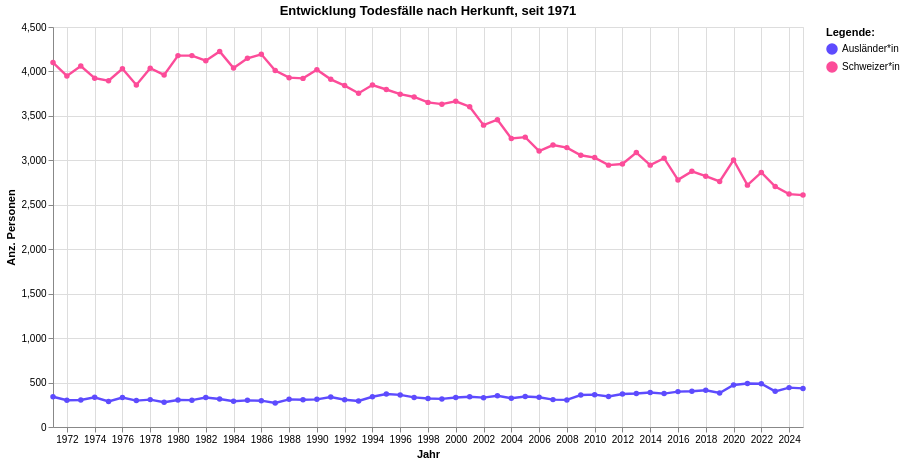

The code cell stored with this chart in its notebook:
### Code cell
grafik1 = mypy_dv.plot_altair_multiline_highlight(
    data = myAgg1.reset_index().sort_values('HerkunftCd', ascending=True)
    ,x = 'StichtagDatJahr:T'
    ,y = 'sum_AnzSterWir:Q'
    ,x_beschriftung = 'Jahr'
    , y_beschriftung = 'Anz. Personen'
    ,category = "HerkunftLang:N"
    ,category_beschriftung= 'Legende:'
    ,warning_status = "ignore" #always or ignore
    , custom_palette=[zuericolors_qual12br[0], zuericolors_qual12br[4]]
    ,myTitle="Entwicklung Todesfälle nach Herkunft, seit "+data_min_date
)
grafik1

### Figure 1 — Vega-Lite specification as saved in the notebook (floating-point values rounded to 4 significant figures)
{"config": {"view": {"continuousWidth": 300, "continuousHeight": 300}}, "layer": [{"mark": {"type": "circle"}, "encoding": {"color": {"field": "HerkunftLang", "legend": {"orient": "right", "title": "Legende:"}, "scale": {"range": ["#5D4BFE", "#FC4C99"]}, "type": "nominal"}, "opacity": {"value": 1.3}, "tooltip": [{"field": "StichtagDatJahr", "type": "temporal"}, {"field": "HerkunftLang", "type": "nominal"}, {"field": "sum_AnzSterWir", "type": "quantitative"}], "x": {"axis": {"title": "Jahr"}, "field": "StichtagDatJahr", "type": "temporal"}, "y": {"axis": {"title": "Anz. Personen"}, "field": "sum_AnzSterWir", "type": "quantitative"}}, "name": "view_8", "title": "Entwicklung Todesfälle nach Herkunft, seit 1971"}, {"mark": {"type": "line"}, "encoding": {"color": {"field": "HerkunftLang", "legend": {"orient": "right", "title": "Legende:"}, "scale": {"range": ["#5D4BFE", "#FC4C99"]}, "type": "nominal"}, "strokeWidth": {"condition": {"test": {"not": {"param": "param_8"}}, "value": 1.2}, "value": 2.4}, "tooltip": [{"field": "StichtagDatJahr", "type": "temporal"}, {"field": "HerkunftLang", "type": "nominal"}, {"field": "sum_AnzSterWir", "type": "quantitative"}], "x": {"axis": {"title": "Jahr"}, "field": "StichtagDatJahr", "type": "temporal"}, "y": {"axis": {"title": "Anz. Personen"}, "field": "sum_AnzSterWir", "type": "quantitative"}}, "title": "Entwicklung Todesfälle nach Herkunft, seit 1971"}], "data": {"name": "data-4e9b5894c51f144495c2bc89da8b1de2"}, "height": 400, "params": [{"name": "param_8", "select": {"type": "point", "fields": ["HerkunftLang:N"], "nearest": true, "on": "pointerover"}, "views": ["view_8"]}], "width": 750, "$schema": "https://vega.github.io/schema/vega-lite/v5.8.0.json", "datasets": {"data-4e9b5894c51f144495c2bc89da8b1de2": [{"StichtagDatJahr": "1971-01-01T00:00:00", "HerkunftCd": 1, "HerkunftLang": "Schweizer*in", "sum_AnzSterWir": 4100}, {"StichtagDatJahr": "1988-01-01T00:00:00", "HerkunftCd": 1, "HerkunftLang": "Schweizer*in", "sum_AnzSterWir": 3930}, {"StichtagDatJahr": "2016-01-01T00:00:00", "HerkunftCd": 1, "HerkunftLang": "Schweizer*in", "sum_AnzSterWir": 2780}, {"StichtagDatJahr": "2015-01-01T00:00:00", "HerkunftCd": 1, "HerkunftLang": "Schweizer*in", "sum_AnzSterWir": 3024}, {"StichtagDatJahr": "1990-01-01T00:00:00", "HerkunftCd": 1, "HerkunftLang": "Schweizer*in", "sum_AnzSterWir": 4019}, {"StichtagDatJahr": "1991-01-01T00:00:00", "HerkunftCd": 1, "HerkunftLang": "Schweizer*in", "sum_AnzSterWir": 3911}, {"StichtagDatJahr": "1992-01-01T00:00:00", "HerkunftCd": 1, "HerkunftLang": "Schweizer*in", "sum_AnzSterWir": 3841}, {"StichtagDatJahr": "2014-01-01T00:00:00", "HerkunftCd": 1, "HerkunftLang": "Schweizer*in", "sum_AnzSterWir": 2946}, {"StichtagDatJahr": "1993-01-01T00:00:00", "HerkunftCd": 1, "HerkunftLang": "Schweizer*in", "sum_AnzSterWir": 3755}, {"StichtagDatJahr": "1994-01-01T00:00:00", "HerkunftCd": 1, "HerkunftLang": "Schweizer*in", "sum_AnzSterWir": 3847}, {"StichtagDatJahr": "2013-01-01T00:00:00", "HerkunftCd": 1, "HerkunftLang": "Schweizer*in", "sum_AnzSterWir": 3088}, {"StichtagDatJahr": "1995-01-01T00:00:00", "HerkunftCd": 1, "HerkunftLang": "Schweizer*in", "sum_AnzSterWir": 3797}, {"StichtagDatJahr": "2012-01-01T00:00:00", "HerkunftCd": 1, "HerkunftLang": "Schweizer*in", "sum_AnzSterWir": 2959}, {"StichtagDatJahr": "1996-01-01T00:00:00", "HerkunftCd": 1, "HerkunftLang": "Schweizer*in", "sum_AnzSterWir": 3744}, {"StichtagDatJahr": "1987-01-01T00:00:00", "HerkunftCd": 1, "HerkunftLang": "Schweizer*in", "sum_AnzSterWir": 4011}, {"StichtagDatJahr": "2011-01-01T00:00:00", "HerkunftCd": 1, "HerkunftLang": "Schweizer*in", "sum_AnzSterWir": 2946}, {"StichtagDatJahr": "2025-01-01T00:00:00", "HerkunftCd": 1, "HerkunftLang": "Schweizer*in", "sum_AnzSterWir": 2609}, {"StichtagDatJahr": "1998-01-01T00:00:00", "HerkunftCd": 1, "HerkunftLang": "Schweizer*in", "sum_AnzSterWir": 3652}, {"StichtagDatJahr": "1999-01-01T00:00:00", "HerkunftCd": 1, "HerkunftLang": "Schweizer*in", "sum_AnzSterWir": 3632}, {"StichtagDatJahr": "2000-01-01T00:00:00", "HerkunftCd": 1, "HerkunftLang": "Schweizer*in", "sum_AnzSterWir": 3664}, {"StichtagDatJahr": "2001-01-01T00:00:00", "HerkunftCd": 1, "HerkunftLang": "Schweizer*in", "sum_AnzSterWir": 3603}, {"StichtagDatJahr": "2010-01-01T00:00:00", "HerkunftCd": 1, "HerkunftLang": "Schweizer*in", "sum_AnzSterWir": 3031}, {"StichtagDatJahr": "2002-01-01T00:00:00", "HerkunftCd": 1, "HerkunftLang": "Schweizer*in", "sum_AnzSterWir": 3396}, {"StichtagDatJahr": "2003-01-01T00:00:00", "HerkunftCd": 1, "HerkunftLang": "Schweizer*in", "sum_AnzSterWir": 3457}, {"StichtagDatJahr": "2009-01-01T00:00:00", "HerkunftCd": 1, "HerkunftLang": "Schweizer*in", "sum_AnzSterWir": 3057}, {"StichtagDatJahr": "2004-01-01T00:00:00", "HerkunftCd": 1, "HerkunftLang": "Schweizer*in", "sum_AnzSterWir": 3245}, {"StichtagDatJahr": "2008-01-01T00:00:00", "HerkunftCd": 1, "HerkunftLang": "Schweizer*in", "sum_AnzSterWir": 3143}, {"StichtagDatJahr": "2005-01-01T00:00:00", "HerkunftCd": 1, "HerkunftLang": "Schweizer*in", "sum_AnzSterWir": 3261}, {"StichtagDatJahr": "2006-01-01T00:00:00", "HerkunftCd": 1, "HerkunftLang": "Schweizer*in", "sum_AnzSterWir": 3104}, {"StichtagDatJahr": "1997-01-01T00:00:00", "HerkunftCd": 1, "HerkunftLang": "Schweizer*in", "sum_AnzSterWir": 3713}, {"StichtagDatJahr": "2017-01-01T00:00:00", "HerkunftCd": 1, "HerkunftLang": "Schweizer*in", "sum_AnzSterWir": 2876}, {"StichtagDatJahr": "1989-01-01T00:00:00", "HerkunftCd": 1, "HerkunftLang": "Schweizer*in", "sum_AnzSterWir": 3922}, {"StichtagDatJahr": "2021-01-01T00:00:00", "HerkunftCd": 1, "HerkunftLang": "Schweizer*in", "sum_AnzSterWir": 2721}, {"StichtagDatJahr": "1972-01-01T00:00:00", "HerkunftCd": 1, "HerkunftLang": "Schweizer*in", "sum_AnzSterWir": 3949}, {"StichtagDatJahr": "2024-01-01T00:00:00", "HerkunftCd": 1, "HerkunftLang": "Schweizer*in", "sum_AnzSterWir": 2620}, {"StichtagDatJahr": "1973-01-01T00:00:00", "HerkunftCd": 1, "HerkunftLang": "Schweizer*in", "sum_AnzSterWir": 4061}, {"StichtagDatJahr": "1974-01-01T00:00:00", "HerkunftCd": 1, "HerkunftLang": "Schweizer*in", "sum_AnzSterWir": 3924}, {"StichtagDatJahr": "2023-01-01T00:00:00", "HerkunftCd": 1, "HerkunftLang": "Schweizer*in", "sum_AnzSterWir": 2705}, {"StichtagDatJahr": "1975-01-01T00:00:00", "HerkunftCd": 1, "HerkunftLang": "Schweizer*in", "sum_AnzSterWir": 3895}, {"StichtagDatJahr": "1976-01-01T00:00:00", "HerkunftCd": 1, "HerkunftLang": "Schweizer*in", "sum_AnzSterWir": 4030}, {"StichtagDatJahr": "2022-01-01T00:00:00", "HerkunftCd": 1, "HerkunftLang": "Schweizer*in", "sum_AnzSterWir": 2864}, {"StichtagDatJahr": "1977-01-01T00:00:00", "HerkunftCd": 1, "HerkunftLang": "Schweizer*in", "sum_AnzSterWir": 3848}, {"StichtagDatJahr": "1978-01-01T00:00:00", "HerkunftCd": 1, "HerkunftLang": "Schweizer*in", "sum_AnzSterWir": 4036}, {"StichtagDatJahr": "1986-01-01T00:00:00", "HerkunftCd": 1, "HerkunftLang": "Schweizer*in", "sum_AnzSterWir": 4193}, {"StichtagDatJahr": "1979-01-01T00:00:00", "HerkunftCd": 1, "HerkunftLang": "Schweizer*in", "sum_AnzSterWir": 3961}, {"StichtagDatJahr": "1980-01-01T00:00:00", "HerkunftCd": 1, "HerkunftLang": "Schweizer*in", "sum_AnzSterWir": 4178}, {"StichtagDatJahr": "2020-01-01T00:00:00", "HerkunftCd": 1, "HerkunftLang": "Schweizer*in", "sum_AnzSterWir": 3004}, {"StichtagDatJahr": "2007-01-01T00:00:00", "HerkunftCd": 1, "HerkunftLang": "Schweizer*in", "sum_AnzSterWir": 3172}, {"StichtagDatJahr": "2019-01-01T00:00:00", "HerkunftCd": 1, "HerkunftLang": "Schweizer*in", "sum_AnzSterWir": 2762}, {"StichtagDatJahr": "1982-01-01T00:00:00", "HerkunftCd": 1, "HerkunftLang": "Schweizer*in", "sum_AnzSterWir": 4121}, {"StichtagDatJahr": "1985-01-01T00:00:00", "HerkunftCd": 1, "HerkunftLang": "Schweizer*in", "sum_AnzSterWir": 4148}, {"StichtagDatJahr": "1983-01-01T00:00:00", "HerkunftCd": 1, "HerkunftLang": "Schweizer*in", "sum_AnzSterWir": 4225}, {"StichtagDatJahr": "1984-01-01T00:00:00", "HerkunftCd": 1, "HerkunftLang": "Schweizer*in", "sum_AnzSterWir": 4038}, {"StichtagDatJahr": "1981-01-01T00:00:00", "HerkunftCd": 1, "HerkunftLang": "Schweizer*in", "sum_AnzSterWir": 4178}, {"StichtagDatJahr": "2018-01-01T00:00:00", "HerkunftCd": 1, "HerkunftLang": "Schweizer*in", "sum_AnzSterWir": 2822}, {"StichtagDatJahr": "2013-01-01T00:00:00", "HerkunftCd": 2, "HerkunftLang": "Ausländer*in", "sum_AnzSterWir": 377}, {"StichtagDatJahr": "2024-01-01T00:00:00", "HerkunftCd": 2, "HerkunftLang": "Ausländer*in", "sum_AnzSterWir": 443}, {"StichtagDatJahr": "2016-01-01T00:00:00", "HerkunftCd": 2, "HerkunftLang": "Ausländer*in", "sum_AnzSterWir": 398}, {"StichtagDatJahr": "2008-01-01T00:00:00", "HerkunftCd": 2, "HerkunftLang": "Ausländer*in", "sum_AnzSterWir": 305}, {"StichtagDatJahr": "2023-01-01T00:00:00", "HerkunftCd": 2, "HerkunftLang": "Ausländer*in", "sum_AnzSterWir": 401}, {"StichtagDatJahr": "2007-01-01T00:00:00", "HerkunftCd": 2, "HerkunftLang": "Ausländer*in", "sum_AnzSterWir": 308}, {"StichtagDatJahr": "2009-01-01T00:00:00", "HerkunftCd": 2, "HerkunftLang": "Ausländer*in", "sum_AnzSterWir": 360}, {"StichtagDatJahr": "2022-01-01T00:00:00", "HerkunftCd": 2, "HerkunftLang": "Ausländer*in", "sum_AnzSterWir": 486}, {"StichtagDatJahr": "2010-01-01T00:00:00", "HerkunftCd": 2, "HerkunftLang": "Ausländer*in", "sum_AnzSterWir": 364}, {"StichtagDatJahr": "2018-01-01T00:00:00", "HerkunftCd": 2, "HerkunftLang": "Ausländer*in", "sum_AnzSterWir": 413}, {"StichtagDatJahr": "2011-01-01T00:00:00", "HerkunftCd": 2, "HerkunftLang": "Ausländer*in", "sum_AnzSterWir": 344}, {"StichtagDatJahr": "2014-01-01T00:00:00", "HerkunftCd": 2, "HerkunftLang": "Ausländer*in", "sum_AnzSterWir": 388}, {"StichtagDatJahr": "2021-01-01T00:00:00", "HerkunftCd": 2, "HerkunftLang": "Ausländer*in", "sum_AnzSterWir": 489}, {"StichtagDatJahr": "2019-01-01T00:00:00", "HerkunftCd": 2, "HerkunftLang": "Ausländer*in", "sum_AnzSterWir": 382}, {"StichtagDatJahr": "2012-01-01T00:00:00", "HerkunftCd": 2, "HerkunftLang": "Ausländer*in", "sum_AnzSterWir": 371}, {"StichtagDatJahr": "2020-01-01T00:00:00", "HerkunftCd": 2, "HerkunftLang": "Ausländer*in", "sum_AnzSterWir": 473}, {"StichtagDatJahr": "2015-01-01T00:00:00", "HerkunftCd": 2, "HerkunftLang": "Ausländer*in", "sum_AnzSterWir": 376}, {"StichtagDatJahr": "2017-01-01T00:00:00", "HerkunftCd": 2, "HerkunftLang": "Ausländer*in", "sum_AnzSterWir": 403}, {"StichtagDatJahr": "1998-01-01T00:00:00", "HerkunftCd": 2, "HerkunftLang": "Ausländer*in", "sum_AnzSterWir": 320}, {"StichtagDatJahr": "2005-01-01T00:00:00", "HerkunftCd": 2, "HerkunftLang": "Ausländer*in", "sum_AnzSterWir": 343}, {"StichtagDatJahr": "1984-01-01T00:00:00", "HerkunftCd": 2, "HerkunftLang": "Ausländer*in", "sum_AnzSterWir": 290}, {"StichtagDatJahr": "1983-01-01T00:00:00", "HerkunftCd": 2, "HerkunftLang": "Ausländer*in", "sum_AnzSterWir": 315}, {"StichtagDatJahr": "1982-01-01T00:00:00", "HerkunftCd": 2, "HerkunftLang": "Ausländer*in", "sum_AnzSterWir": 332}, {"StichtagDatJahr": "1981-01-01T00:00:00", "HerkunftCd": 2, "HerkunftLang": "Ausländer*in", "sum_AnzSterWir": 302}, {"StichtagDatJahr": "1980-01-01T00:00:00", "HerkunftCd": 2, "HerkunftLang": "Ausländer*in", "sum_AnzSterWir": 304}, {"StichtagDatJahr": "1979-01-01T00:00:00", "HerkunftCd": 2, "HerkunftLang": "Ausländer*in", "sum_AnzSterWir": 278}, {"StichtagDatJahr": "1985-01-01T00:00:00", "HerkunftCd": 2, "HerkunftLang": "Ausländer*in", "sum_AnzSterWir": 300}, {"StichtagDatJahr": "1978-01-01T00:00:00", "HerkunftCd": 2, "HerkunftLang": "Ausländer*in", "sum_AnzSterWir": 308}, {"StichtagDatJahr": "1976-01-01T00:00:00", "HerkunftCd": 2, "HerkunftLang": "Ausländer*in", "sum_AnzSterWir": 331}, {"StichtagDatJahr": "1975-01-01T00:00:00", "HerkunftCd": 2, "HerkunftLang": "Ausländer*in", "sum_AnzSterWir": 287}, {"StichtagDatJahr": "1974-01-01T00:00:00", "HerkunftCd": 2, "HerkunftLang": "Ausländer*in", "sum_AnzSterWir": 334}, {"StichtagDatJahr": "1973-01-01T00:00:00", "HerkunftCd": 2, "HerkunftLang": "Ausländer*in", "sum_AnzSterWir": 304}, {"StichtagDatJahr": "1972-01-01T00:00:00", "HerkunftCd": 2, "HerkunftLang": "Ausländer*in", "sum_AnzSterWir": 301}, {"StichtagDatJahr": "1971-01-01T00:00:00", "HerkunftCd": 2, "HerkunftLang": "Ausländer*in", "sum_AnzSterWir": 340}, {"StichtagDatJahr": "1977-01-01T00:00:00", "HerkunftCd": 2, "HerkunftLang": "Ausländer*in", "sum_AnzSterWir": 297}, {"StichtagDatJahr": "1986-01-01T00:00:00", "HerkunftCd": 2, "HerkunftLang": "Ausländer*in", "sum_AnzSterWir": 296}, {"StichtagDatJahr": "1987-01-01T00:00:00", "HerkunftCd": 2, "HerkunftLang": "Ausländer*in", "sum_AnzSterWir": 270}, {"StichtagDatJahr": "1988-01-01T00:00:00", "HerkunftCd": 2, "HerkunftLang": "Ausländer*in", "sum_AnzSterWir": 311}, {"StichtagDatJahr": "2004-01-01T00:00:00", "HerkunftCd": 2, "HerkunftLang": "Ausländer*in", "sum_AnzSterWir": 323}, {"StichtagDatJahr": "2003-01-01T00:00:00", "HerkunftCd": 2, "HerkunftLang": "Ausländer*in", "sum_AnzSterWir": 352}, {"StichtagDatJahr": "2002-01-01T00:00:00", "HerkunftCd": 2, "HerkunftLang": "Ausländer*in", "sum_AnzSterWir": 330}, {"StichtagDatJahr": "2001-01-01T00:00:00", "HerkunftCd": 2, "HerkunftLang": "Ausländer*in", "sum_AnzSterWir": 340}, {"StichtagDatJahr": "2000-01-01T00:00:00", "HerkunftCd": 2, "HerkunftLang": "Ausländer*in", "sum_AnzSterWir": 332}, {"StichtagDatJahr": "1999-01-01T00:00:00", "HerkunftCd": 2, "HerkunftLang": "Ausländer*in", "sum_AnzSterWir": 316}, {"StichtagDatJahr": "1997-01-01T00:00:00", "HerkunftCd": 2, "HerkunftLang": "Ausländer*in", "sum_AnzSterWir": 333}, {"StichtagDatJahr": "1996-01-01T00:00:00", "HerkunftCd": 2, "HerkunftLang": "Ausländer*in", "sum_AnzSterWir": 361}, {"StichtagDatJahr": "1995-01-01T00:00:00", "HerkunftCd": 2, "HerkunftLang": "Ausländer*in", "sum_AnzSterWir": 371}, {"StichtagDatJahr": "1994-01-01T00:00:00", "HerkunftCd": 2, "HerkunftLang": "Ausländer*in", "sum_AnzSterWir": 340}, {"StichtagDatJahr": "1993-01-01T00:00:00", "HerkunftCd": 2, "HerkunftLang": "Ausländer*in", "sum_AnzSterWir": 293}, {"StichtagDatJahr": "1992-01-01T00:00:00", "HerkunftCd": 2, "HerkunftLang": "Ausländer*in", "sum_AnzSterWir": 307}, {"StichtagDatJahr": "1991-01-01T00:00:00", "HerkunftCd": 2, "HerkunftLang": "Ausländer*in", "sum_AnzSterWir": 337}, {"StichtagDatJahr": "1990-01-01T00:00:00", "HerkunftCd": 2, "HerkunftLang": "Ausländer*in", "sum_AnzSterWir": 311}, {"StichtagDatJahr": "1989-01-01T00:00:00", "HerkunftCd": 2, "HerkunftLang": "Ausländer*in", "sum_AnzSterWir": 306}, {"StichtagDatJahr": "2006-01-01T00:00:00", "HerkunftCd": 2, "HerkunftLang": "Ausländer*in", "sum_AnzSterWir": 334}, {"StichtagDatJahr": "2025-01-01T00:00:00", "HerkunftCd": 2, "HerkunftLang": "Ausländer*in", "sum_AnzSterWir": 434}]}}
